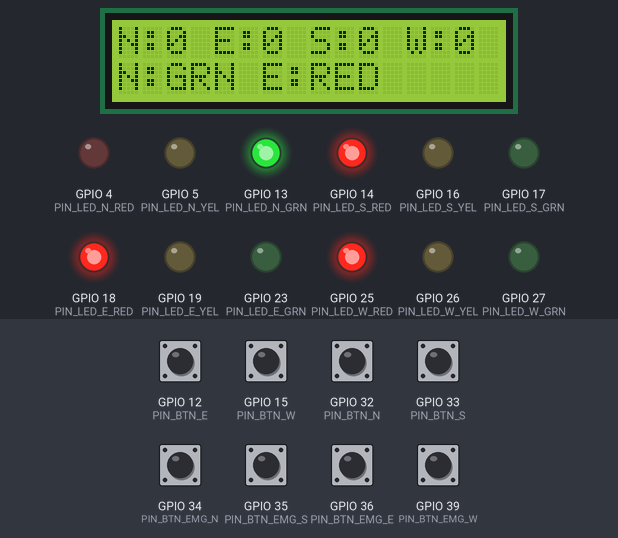
This program was run on a simulated ESP32. Shown: 16×2 character LCD, output pins drawn as LEDs (lit = HIGH). The test bench sets the inputs (shaded band); at power-on: GPIO 12 (PIN_BTN_E), GPIO 15 (PIN_BTN_W), GPIO 32 (PIN_BTN_N), GPIO 33 (PIN_BTN_S), GPIO 34 (PIN_BTN_EMG_N), GPIO 35 (PIN_BTN_EMG_S), GPIO 36 (PIN_BTN_EMG_E), GPIO 39 (PIN_BTN_EMG_W) HIGH. What the program prints to the serial monitor is not drawn.

Above: at 1.8 s.
1.9 s: GPIO 35 (PIN_BTN_EMG_S) pulled LOW for 0.15 s
At 3.6 s:
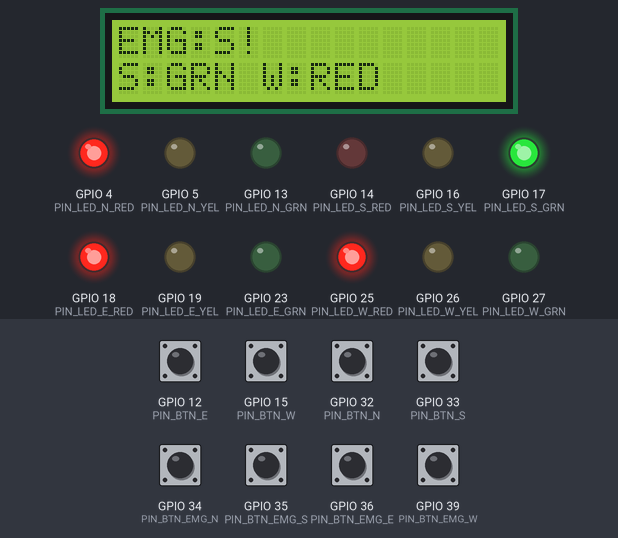
4.7 s: GPIO 36 (PIN_BTN_EMG_E) pulled LOW for 0.15 s
At 7.48 s:
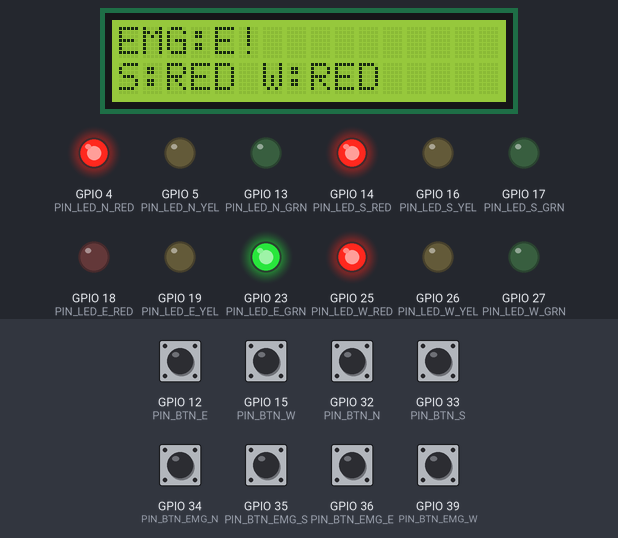
7.8 s: GPIO 12 (PIN_BTN_E) pulled LOW for 0.15 s
At 8.96 s:
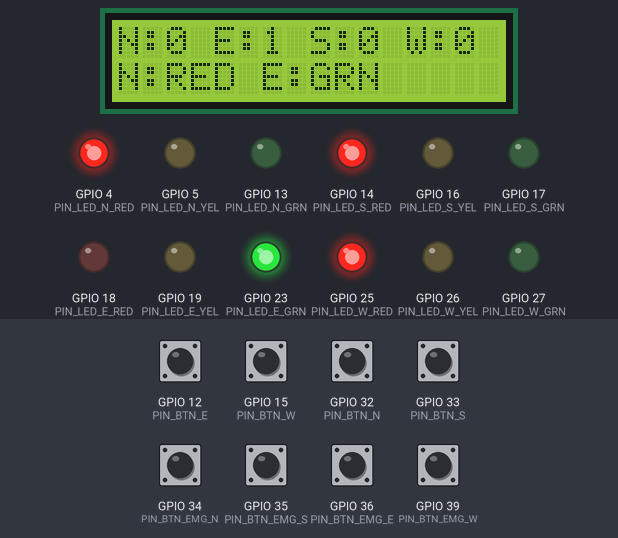
10.7 s: GPIO 39 (PIN_BTN_EMG_W) pulled LOW for 0.15 s
11.4 s: GPIO 34 (PIN_BTN_EMG_N) pulled LOW for 0.15 s
At 12.06 s:
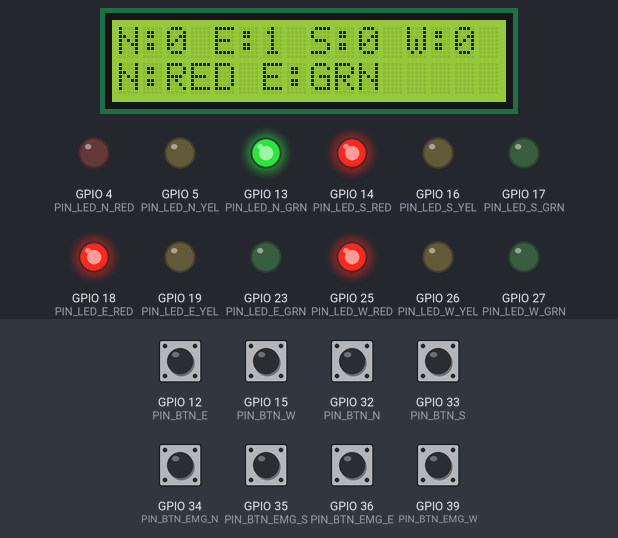
12.1 s: GPIO 15 (PIN_BTN_W) pulled LOW for 0.15 s
At 28.1 s:
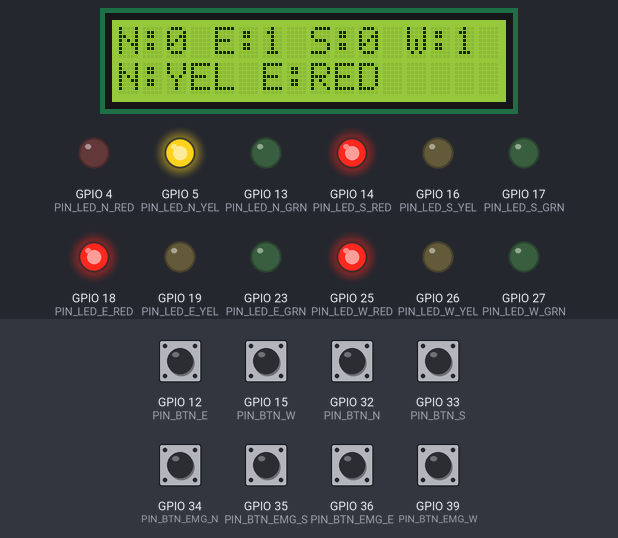
Timing chart, 0 to 28.7 s (numbered marks = the images above; inputs shaded):
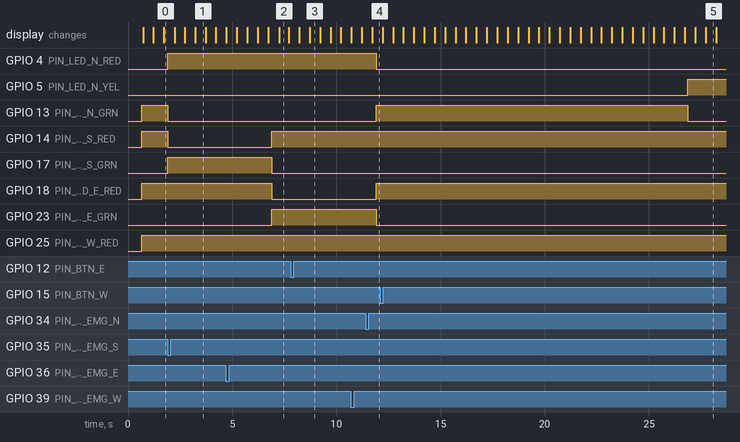

The program:

main.cpp
```cpp
/**
 * @file main.cpp
 * @brief Entry point — Adaptive Smart Traffic Light with Emergency Vehicle Preemption.
 *        FreeRTOS ESP32, Wokwi simulation, Percepio Tracealyzer instrumentation.
 *
 * ============================================================
 * REFERENSI LAPORAN:
 *   • Section 4.7 — Integrasi Tema Kontemporer: Multicore & Core Affinity
 *   • Tabel 4.2   — Task parameters (periode, prioritas, stack)
 *   • Section 4.4.3 — Priority Inheritance via xSemaphoreCreateMutex()
 *
 * ARSITEKTUR MULTICORE (Section 4.7):
 *
 *   Core 0 (PRO_CPU) — Arduino loop() + IDF WiFi/BT stack:
 *     • TaskMonitoring (P=2) — non-kritis, boleh di-preempt lebih sering
 *
 *   Core 1 (APP_CPU) — Task real-time:
 *     • TaskEmergencyHandler (P=5) — sporadic, latensi kritis
 *     • TaskTrafficController (P=4) — periodik 20ms
 *     • TaskTrafficLight (P=3) — periodik 100ms
 *
 *   Alasan ISR dipasang di Core 1:
 *     - setup() dan loop() berjalan di Core 1 pada ESP32-Arduino.
 *     - attachInterrupt() memasang ISR pada core yang memanggil fungsi tsb.
 *     - ISR_Emergency harus di Core 1 agar portYIELD_FROM_ISR() langsung
 *       men-schedule TaskEmergencyHandler (P=5) di core yang sama,
 *       meminimalkan inter-core IPC overhead dan memenuhi NFR-02 ≤ 100 ms.
 *
 * CATATAN WOKWI + DUAL-CORE:
 *   Wokwi mensimulasikan ESP32 dual-core secara logis, tetapi eksekusi
 *   di simulator bersifat single-thread (tidak parallel sejati).
 *   → Timing WCET yang terukur di Wokwi lebih optimistis dari hardware asli.
 *   → Verifikasi NFR-01, NFR-02, NFR-03 wajib dilakukan pada hardware ESP32 fisik.
 *
 * CATATAN TRACEALYZER:
 *   1. Pastikan library TraceRecorder sudah di-build (cek platformio.ini).
 *   2. vTraceEnable(TRC_START) dipanggil SEBELUM xTaskCreate agar semua
 *      task events ter-capture dari awal.
 *   3. Streaming via Serial: data binary keluar bersama Serial.print() biasa.
 *      Gunakan dedicated Serial port atau filter di Tracealyzer host software.
 *      Alternatif: nonaktifkan Serial.print() debug saat capture Tracealyzer.
 *   4. Tambahkan di platformio.ini jika perlu:
 *        build_flags = -D TRC_CFG_INCLUDE_USER_EVENTS=1
 *
 * ============================================================
 * CHECKLIST VERIFIKASI MANUAL SETELAH BUILD:
 *
 * [ ] 1. PlatformIO build sukses tanpa error/warning kritis
 * [ ] 2. firmware.bin terbentuk di .pio/build/esp32dev/
 * [ ] 3. Wokwi simulator bisa load firmware.bin (F1 → Wokwi: Start)
 * [ ] 4. Serial Monitor menampilkan pesan init semua task
 * [ ] 5. LED berputar urutan N→E→S→W di Wokwi
 * [ ] 6. Tombol biru (kendaraan normal) mempercepat/memperlambat fase hijau
 * [ ] 7. Tombol merah (emergency) memicu preemption segera
 * [ ] 8. LCD I2C menampilkan data bergantian tiap 500ms
 * [ ] 9. Stack HWM tidak muncul warning < 20% setelah 5 menit simulasi
 * [ ] 10. TraceRecorder: cek apakah binary stream muncul di Serial
 *         (Wokwi mungkin tidak support Tracealyzer streaming langsung —
 *          gunakan mode SNAPSHOT jika streaming bermasalah:
 *          ubah TRC_CFG_RECORDER_MODE=1 di platformio.ini)
 * [ ] 11. VERIFIKASI DI HARDWARE FISIK: NFR-01 (≤5ms), NFR-02 (≤100ms)
 *         menggunakan logic analyzer atau Tracealyzer streaming via USB-UART
 * [ ] 12. Wokwi dual-core: verifikasi bahwa Core 0 menjalankan TaskMonitoring
 *         (lihat Serial output "[MON] started (Core 0...)")
 * ============================================================
 */

#include <Arduino.h>
#include <Wire.h>
#include <LiquidCrystal_I2C.h>
#include "freertos/FreeRTOS.h"
#include "freertos/task.h"
#include "config.h"
#include "sync_objects.h"
#include "tasks.h"

/* ── Tracealyzer ─────────────────────────────────────────── */
#if defined(TRC_CFG_RECORDER_MODE)
  #include "trcRecorder.h"
  /* Channel handles untuk vTracePrint() di masing-masing modul */
  traceString trcVehicleISRChannel;
  traceString trcEmergencyISRChannel;
  traceString trcControllerChannel;
  traceString trcEmergencyChannel;
  traceString trcLightChannel;
  traceString trcMonitoringChannel;
#endif

/* ─────────────────────────────────────────────────────────────
 * DEFINISI VARIABEL GLOBAL (deklarasi extern ada di sync_objects.h)
 * ──────────────────────────────────────────────────────────── */

/* ── Objek sinkronisasi ── */
QueueHandle_t     vehicleQueue   = NULL;
SemaphoreHandle_t emergencySem   = NULL;
SemaphoreHandle_t stateMutex     = NULL;
SemaphoreHandle_t monitorMutex   = NULL;

/* ── Shared state (volatile karena diakses dari ISR & multiple task) ── */
volatile TrafficState   gTrafficState   = {
    .activeLane           = LANE_NORTH,
    .lanePhase            = LIGHT_RED,
    .greenDuration_ms     = BASE_GREEN_MS,
    .greenRemaining_ms    = BASE_GREEN_MS,
    .emergencyActive      = false,
    .emergencyLane        = LANE_NORTH,
    .savedLane            = LANE_NORTH,
    .savedPhase           = LIGHT_RED,
    .savedGreenRemaining_ms = BASE_GREEN_MS
};

volatile MonitoringData gMonitoringData = {
    .vehicleCount   = {0, 0, 0, 0},
    .lightStatus    = {LIGHT_RED, LIGHT_RED, LIGHT_RED, LIGHT_RED},
    .emergencyActive = false,
    .emergencyLane  = LANE_NORTH,
    .updateCount    = 0
};

volatile Lane     gEmergencyLane = LANE_NORTH;
portMUX_TYPE      gEmergencyMux  = portMUX_INITIALIZER_UNLOCKED;

/* ── LCD instance (dipakai di task_monitoring.cpp) ── */
LiquidCrystal_I2C lcd(LCD_I2C_ADDR, LCD_COLS, LCD_ROWS);

/* ─────────────────────────────────────────────────────────────
 * initGPIO() — Konfigurasi semua pin
 * ──────────────────────────────────────────────────────────── */
void initGPIO(void) {
    /* ── LED: Output ── */
    pinMode(PIN_LED_N_RED, OUTPUT); digitalWrite(PIN_LED_N_RED, LOW);
    pinMode(PIN_LED_N_YEL, OUTPUT); digitalWrite(PIN_LED_N_YEL, LOW);
    pinMode(PIN_LED_N_GRN, OUTPUT); digitalWrite(PIN_LED_N_GRN, LOW);

    pinMode(PIN_LED_S_RED, OUTPUT); digitalWrite(PIN_LED_S_RED, LOW);
    pinMode(PIN_LED_S_YEL, OUTPUT); digitalWrite(PIN_LED_S_YEL, LOW);
    pinMode(PIN_LED_S_GRN, OUTPUT); digitalWrite(PIN_LED_S_GRN, LOW);

    pinMode(PIN_LED_E_RED, OUTPUT); digitalWrite(PIN_LED_E_RED, LOW);
    pinMode(PIN_LED_E_YEL, OUTPUT); digitalWrite(PIN_LED_E_YEL, LOW);
    pinMode(PIN_LED_E_GRN, OUTPUT); digitalWrite(PIN_LED_E_GRN, LOW);

    pinMode(PIN_LED_W_RED, OUTPUT); digitalWrite(PIN_LED_W_RED, LOW);
    pinMode(PIN_LED_W_YEL, OUTPUT); digitalWrite(PIN_LED_W_YEL, LOW);
    pinMode(PIN_LED_W_GRN, OUTPUT); digitalWrite(PIN_LED_W_GRN, LOW);

    /* ── Tombol Normal: INPUT_PULLUP (FALLING edge → LOW saat ditekan) ── */
    pinMode(PIN_BTN_N, INPUT_PULLUP);
    pinMode(PIN_BTN_S, INPUT_PULLUP);
    pinMode(PIN_BTN_E, INPUT_PULLUP);
    pinMode(PIN_BTN_W, INPUT_PULLUP);

    /* ── Tombol Emergency: INPUT (pull-up eksternal 10kΩ di diagram.json) ── */
    /* GPIO 34-39 tidak punya internal pull-up; mode INPUT cukup */
    pinMode(PIN_BTN_EMG_N, INPUT);
    pinMode(PIN_BTN_EMG_S, INPUT);
    pinMode(PIN_BTN_EMG_E, INPUT);
    pinMode(PIN_BTN_EMG_W, INPUT);

    Serial.println("[INIT] GPIO configured (12 LEDs + 8 buttons).");
}

/* ─────────────────────────────────────────────────────────────
 * initSyncObjects() — Buat semua objek FreeRTOS
 * ──────────────────────────────────────────────────────────── */
void initSyncObjects(void) {
    /* ── Queue kendaraan: kapasitas 10, item = Lane (4 byte) ── */
    vehicleQueue = xQueueCreate(10, sizeof(Lane));
    configASSERT(vehicleQueue != NULL);

    /* ── Binary semaphore untuk sinyal emergency (ISR → Task) ── */
    /* Gunakan xSemaphoreCreateBinary (BUKAN mutex) karena ini signaling */
    emergencySem = xSemaphoreCreateBinary();
    configASSERT(emergencySem != NULL);

    /* ── Mutex dengan Priority Inheritance untuk TrafficState ── */
    /* xSemaphoreCreateMutex() mendukung PI; binary semaphore tidak. */
    /* Ref: Section 4.4.3 — mencegah priority inversion P=3 vs P=5    */
    stateMutex = xSemaphoreCreateMutex();
    configASSERT(stateMutex != NULL);

    /* ── Mutex untuk MonitoringData ── */
    monitorMutex = xSemaphoreCreateMutex();
    configASSERT(monitorMutex != NULL);

    Serial.println("[INIT] Sync objects created: 1 queue, 1 semaphore, 2 mutexes.");
}

/* ─────────────────────────────────────────────────────────────
 * setup() — Inisialisasi sistem (berjalan di Core 1)
 * ──────────────────────────────────────────────────────────── */
void setup() {
    /* ── 1. Serial Monitor ── */
    Serial.begin(115200);
    while (!Serial) { delay(10); } /* Tunggu Serial siap (USB CDC) */
    delay(500); /* Beri waktu terminal terhubung */

    Serial.println("\n========================================");
    Serial.println(" Adaptive Smart Traffic Light System");
    Serial.println(" FreeRTOS ESP32 + Wokwi Simulation");
    Serial.println("========================================");

    /* ── 2. Tracealyzer — Inisialisasi SEBELUM task dibuat ── */
#if defined(TRC_CFG_RECORDER_MODE)
    vTraceEnable(TRC_INIT);  /* Inisialisasi buffer trace */

    /* Daftarkan channel string untuk vTracePrint() */
    trcVehicleISRChannel   = xTraceRegisterString("VehicleISR");
    trcEmergencyISRChannel = xTraceRegisterString("EmergencyISR");
    trcControllerChannel   = xTraceRegisterString("Controller");
    trcEmergencyChannel    = xTraceRegisterString("Emergency");
    trcLightChannel        = xTraceRegisterString("TrafficLight");
    trcMonitoringChannel   = xTraceRegisterString("Monitoring");

    Serial.println("[TRACE] Tracealyzer initialized (mode: STREAMING via Serial).");
    Serial.println("[TRACE] Note: Binary trace data mixed with Serial text output.");
    Serial.println("[TRACE] For clean capture: disable Serial.print() debug messages.");
#else
    Serial.println("[TRACE] Tracealyzer NOT compiled (TRC_CFG_RECORDER_MODE not defined).");
#endif

    /* ── 3. GPIO ── */
    initGPIO();

    /* ── 4. Sync objects ── */
    initSyncObjects();

    /* ── 5. LCD I2C ── */
    Wire.begin(PIN_I2C_SDA, PIN_I2C_SCL);
    lcd.init();
    lcd.backlight();
    lcd.setCursor(0, 0);
    lcd.print("Traffic System  ");
    lcd.setCursor(0, 1);
    lcd.print("Initializing... ");
    Serial.println("[INIT] LCD I2C initialized at address 0x27.");

    /* ── 6. Attach ISR (setelah GPIO dan sync objects siap) ── */
    /* ISR dipasang di Core 1 (karena setup() berjalan di Core 1)  */
    /* Ref: Section 4.7 — ISR Emergency harus Core 1 untuk minimal */
    /* inter-core overhead saat xSemaphoreGiveFromISR() dipanggil.  */
    attachInterrupts();

    /* ── 7. Buat task dengan xTaskCreatePinnedToCore() ── */
    /* Ref: Section 4.7 — Core affinity untuk determinisme timing  */

    BaseType_t ret;

    /* TaskEmergencyHandler → Core 1, P=5 */
    ret = xTaskCreatePinnedToCore(
        TaskEmergencyHandler,       /* Fungsi task */
        "EmergencyHandler",         /* Nama (untuk debugging) */
        STACK_EMERGENCY,            /* Stack dalam WORD (1 word = 4 byte di ESP32) */
        NULL,                       /* Parameter */
        PRIORITY_EMERGENCY,         /* Prioritas = 5 */
        NULL,                       /* Handle (tidak dipakai) */
        CORE_APP                    /* Core 1 */
    );
    configASSERT(ret == pdPASS);

    /* TaskTrafficController → Core 1, P=4 */
    ret = xTaskCreatePinnedToCore(
        TaskTrafficController,
        "TrafficController",
        STACK_CONTROLLER,
        NULL,
        PRIORITY_CONTROLLER,        /* Prioritas = 4 */
        NULL,
        CORE_APP                    /* Core 1 */
    );
    configASSERT(ret == pdPASS);

    /* TaskTrafficLight → Core 1, P=3 */
    ret = xTaskCreatePinnedToCore(
        TaskTrafficLight,
        "TrafficLight",
        STACK_LIGHT,
        NULL,
        PRIORITY_LIGHT,             /* Prioritas = 3 */
        NULL,
        CORE_APP                    /* Core 1 */
    );
    configASSERT(ret == pdPASS);

    /* TaskMonitoring → Core 0, P=2 */
    /* Core 0 (PRO_CPU) untuk isolasi dari task real-time di Core 1.       */
    /* Monitoring boleh di-preempt oleh IDF internal tasks di Core 0.      */
    /* Ini acceptable karena Monitoring bukan safety-critical path.         */
    ret = xTaskCreatePinnedToCore(
        TaskMonitoring,
        "Monitoring",
        STACK_MONITORING,
        NULL,
        PRIORITY_MONITORING,        /* Prioritas = 2 */
        NULL,
        CORE_PRO                    /* Core 0 */
    );
    configASSERT(ret == pdPASS);

    Serial.println("[INIT] All 4 tasks created successfully.");
    Serial.println("[INIT] Scheduler running. setup() complete.\n");

    /* ── 8. Start Tracealyzer recording ── */
#if defined(TRC_CFG_RECORDER_MODE)
    vTraceEnable(TRC_START);
    Serial.println("[TRACE] Trace recording STARTED.");
#endif

    /* LCD splash selesai */
    lcd.clear();
    lcd.setCursor(0, 0);
    lcd.print("System Ready!   ");
    lcd.setCursor(0, 1);
    lcd.print("Tasks: 4 active ");
}

/* ─────────────────────────────────────────────────────────────
 * loop() — Kosong; semua kerja dilakukan oleh FreeRTOS tasks.
 *
 * Catatan: loop() berjalan sebagai task Arduino di Core 1 dengan
 * prioritas 1 (lebih rendah dari semua task kita).
 * vTaskDelay panjang memastikan loop() tidak membuang CPU time.
 * ──────────────────────────────────────────────────────────── */
void loop() {
    /* Semua logic ada di FreeRTOS tasks — loop() tidak melakukan apa-apa */
    vTaskDelay(pdMS_TO_TICKS(10000)); /* Tidur 10 detik, hampir tidak pernah jalan */
}
```

Source omitted: sync_objects.h (6938 bytes), tasks.h (6767 bytes), isr_handlers.cpp (8658 bytes), task_emergency_handler.cpp (9945 bytes), task_monitoring.cpp (8994 bytes), task_traffic_controller.cpp (7345 bytes), task_traffic_light.cpp (11336 bytes), config.h (10076 bytes)

Measured:
- after the input at 1.9 s, GPIO 4 (PIN_LED_N_RED), GPIO 17 (PIN_LED_S_GRN): LOW → HIGH at once; GPIO 13 (PIN_LED_N_GRN), GPIO 14 (PIN_LED_S_RED): HIGH → LOW at once; the display: changes after 0.35 s (image 1)
- after the input at 4.7 s, GPIO 4 (PIN_LED_N_RED): stays HIGH (without the input it goes to LOW after 2.3 s); GPIO 13 (PIN_LED_N_GRN): stays LOW (without the input it goes to HIGH after 2.3 s)
- after the input at 11.4 s, GPIO 4 (PIN_LED_N_RED): HIGH → LOW after 0.52 s; GPIO 13 (PIN_LED_N_GRN): LOW → HIGH after 0.52 s; GPIO 25 (PIN_LED_W_RED): stays HIGH (without the input it goes to LOW after 0.52 s); GPIO 27 (PIN_LED_W_GRN): stays LOW (without the input it goes to HIGH after 0.52 s)
- what the display in image 1 shows lasts 0.5 s, from 3.2 s to 3.7 s
